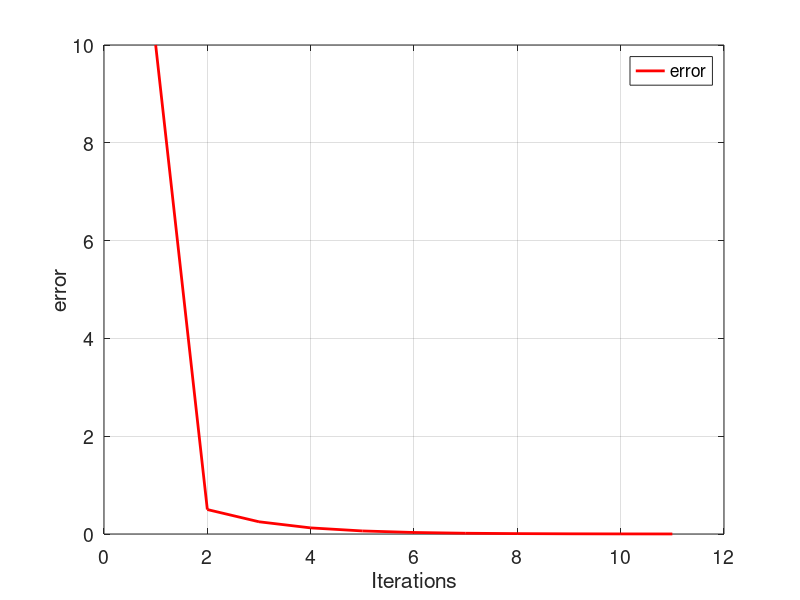

This figure's MATLAB source:
i= 1
xl= 0
xu= 1
e(i)= 10
 
while(e(i) > 0.001)
    
    xr = (xl+xu)/2
    
    fxl = (xl)-2^(- xl)
    fxr = (xr)-2^(- xr)
    fxu = (xu)-2^(- xu)
    
    if (fxl*fxr <  0)
        xu=xr
        e(i + 1 )= abs (xl-xr);
    end
    
    if(fxu*fxr<  0)
        xl = xr
        e(i+1)= abs(xr-xu);
    end
    i=1+i;
    
    if (fxu*fxr == 0 )
        xr=xr
    end
end
tamanio = size(e);
ite= 1:1:tamanio(2);

figure ('DefaultAxesFontsize', 14)
set (gcf, 'color', 'white');
plot(ite,e,'color',[1 0 0],'LineWidth',2);
grid on
hold on
xlabel('Iterations')
ylabel('error')
legend ('error')